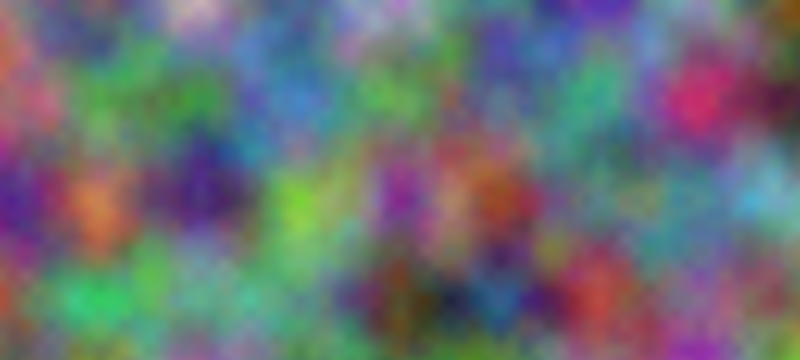
Frame 1 (no input)
Frame 60 (the mouse pressed at the canvas centre just before this capture): identical to frame 1, image omitted
Frame 120 (the mouse held since frame 60 and released just before this capture): identical to frame 1, image omitted

The Processing sketch that drew this single still picture (run headless with seeded random() and noise(); from frame 60 on, the mouse is pressed at the canvas centre):

// Processing sketch: PerlinColor
// ── PerlinColor.pde
void setup() {
  size(800, 360);
}

void draw() {
  loadPixels();
  float xoff = 0.0;
  for (int x = 0; x < width; x++) {
    float yoff = 0.0;
    for (int y = 0; y < height; y++) {
      float r = map(noise(xoff, yoff), 0, 1, 0, 255);
      float g = map(noise(1000 + xoff, 1000 + yoff), 0, 1, 0, 255);
      float b = map(noise(2000 + xoff, 2000 + yoff), 0, 1, 0, 255);
      pixels[x+y*width] = color(r, g, b);
      yoff += 0.01;
    }
    xoff += 0.01;
  }  
  updatePixels();
}
